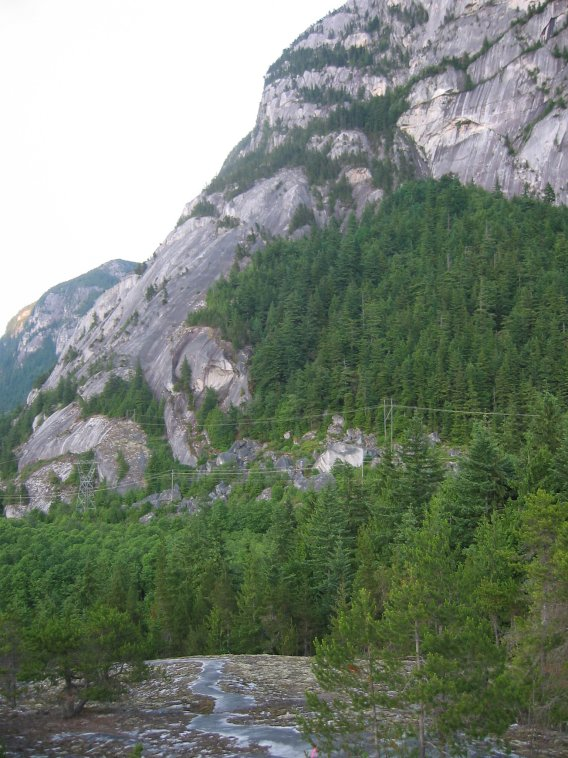
#> input picture Computer_Vision/class7/test/mb/100-0023_img.jpg, 568 x 758 px
$ jupyter execute --allow-errors class7-ex1.ipynb
#> lines starting #> are read from the running program, lines starting #| are printed output that depends on the picture
## Exercise 1 - Let's find corners

First let's implement harris corner deteciton. Please write a program that finds a corner of the following checker board image.

The image is located at  <b>test/checkerboard.png</b> which is originally from https://github.com/hughesj919/HarrisCorner<br>
Type your code below.

Below is an example.

[cell 1]
from PIL import Image
import matplotlib.pyplot as plt
import numpy as np
import argparse
import operator

def findHarrisCorners(img, window_size, k, thresh):
    """
    Finds and returns list of corners and new image with corners drawn
    :param img: The original image
    :param window_size: The size (side length) of the sliding window
    :param k: Harris corner constant. Usually 0.04 - 0.06
    :param thresh: The threshold above which a corner is counted
    :return:
    """

    #Find x and y derivatives
    dy, dx = np.gradient(img)
    Ixx = dx**2
    Ixy = dy*dx
    Iyy = dy**2
    height = img.shape[0]
    width = img.shape[1]

    cornerList = []
    newImg = Image.fromarray(np.uint8(img))  # prepare a color image for visualization
    color_img = Image.new("RGBA", newImg.size)
    color_img.paste(newImg)

    offset = int(window_size/2) # offset of the windowsize
    pixels = color_img.load() # a pointer to the pixel values

    #Loop through image and find our corners
    print("Finding Corners...")
    for y in range(offset, height-offset):
        for x in range(offset, width-offset):
            #Calculate sum of squares
            windowIxx = Ixx[y-offset:y+offset+1, x-offset:x+offset+1]
            windowIxy = Ixy[y-offset:y+offset+1, x-offset:x+offset+1]
            windowIyy = Iyy[y-offset:y+offset+1, x-offset:x+offset+1]
            Sxx = windowIxx.sum()
            Sxy = windowIxy.sum()
            Syy = windowIyy.sum()

            #Find determinant and trace, use to get corner response
            det = (Sxx * Syy) - (Sxy**2)
            trace = Sxx + Syy
            r = det - k*(trace**2)
            #if y%70 == 0 and x%50 == 0:
            #    print(r)

            #If corner response is over threshold, color the point and add to corner list
            if r > thresh:
                #print(x, y, r)
                cornerList.append([x, y, r])
                pixels[x,y] = (0,0,255)

    return color_img, cornerList


def findCorners(window_size, k, thresh, in_img_path, out_img_path):

    print("window size: " + str(window_size))
    print("number of corners: " + str(k))
    print("corner threshold: " + str(thresh))
    print("image file: " + in_img_path)

    img = Image.open(in_img_path)

    if img is not None:
        gray= img.convert('L')
        pix = np.asarray(gray)
        print( "image size: " +str(pix.shape))

        finalImg, cornerList = findHarrisCorners(pix, int(window_size), float(k), int(thresh))
        finalImg.save(out_img_path)

        # Write top 100 corners to file
        listsize = len(cornerList)
        cornerList.sort(key=operator.itemgetter(2))
        outfile = open('corners.txt', 'w')
        if listsize > 100:
            listsize = 100
        for i in range(listsize):
            outfile.write(str(cornerList[i][0]) + ' ' + str(cornerList[i][1]) + ' ' + str(cornerList[i][2]) + '\n')
        outfile.close()
    else:
        print("Cannot open"+in_img_path)

    print("done!")

Once your code is ready, let's run it.

[cell 2]
win_size = 5 # Window size
k = 0.06 # k value for finding corners
thresh = 10000
in_img_path = 'test/checkerboard.png'
out_img_path = 'harris_checker.png'

#> (the rest of this cell did not finish here and is left out)


You will probably see an image like the one below.

But if you try with a more natural image, you would probably be dissappointed. The original images are from http://matthewalunbrown.com/autostitch/autostitch.html


[cell 3]
#in_img_path = 'test/pj/Rainier1.png'
in_img_path = 'test/mb/100-0023_img.jpg'
#> in_img_path = 'test/mb/100-0023_img.jpg'
out_img_path = 'harris_mb.png'
findCorners(win_size, k, thresh, in_img_path, out_img_path)
#> call 2 of findCorners, with window_size = 5, k = 0.06, thresh = 10000, in_img_path = 'test/mb/100-0023_img.jpg', out_img_path = 'harris_mb.png'
#> in findCorners, img is the input picture: PIL image 568x758 RGB; mean R, G, B 119.3, 130, 116.1
#> in findCorners (call 2), `gray= img.convert('L')`:
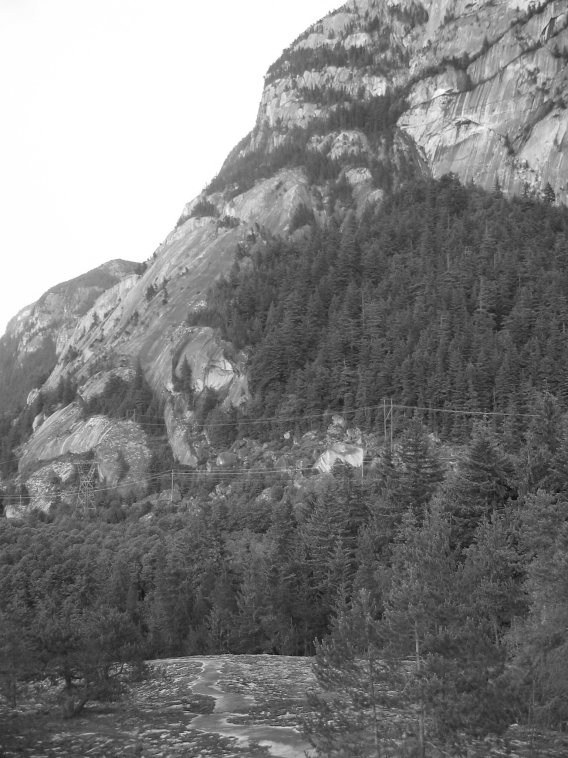
#> gray: PIL image 568x758 L; min 11, max 255, mean 125.2
#| image size: (758, 568)
#> in findHarrisCorners, `dy, dx = np.gradient(img)`:
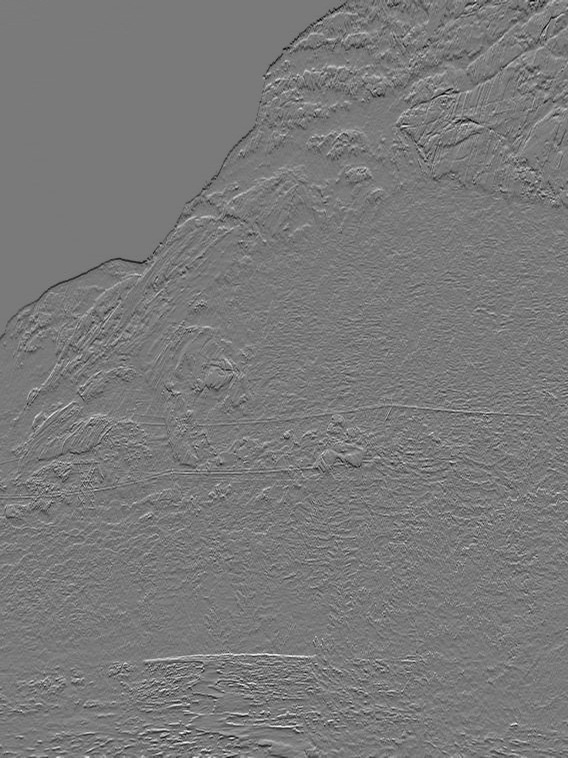
#> dy: shape (758, 568) float64; min -71, max 77, mean -0.2; drawn with min black and max white
#> in findHarrisCorners, `dy, dx = np.gradient(img)`:
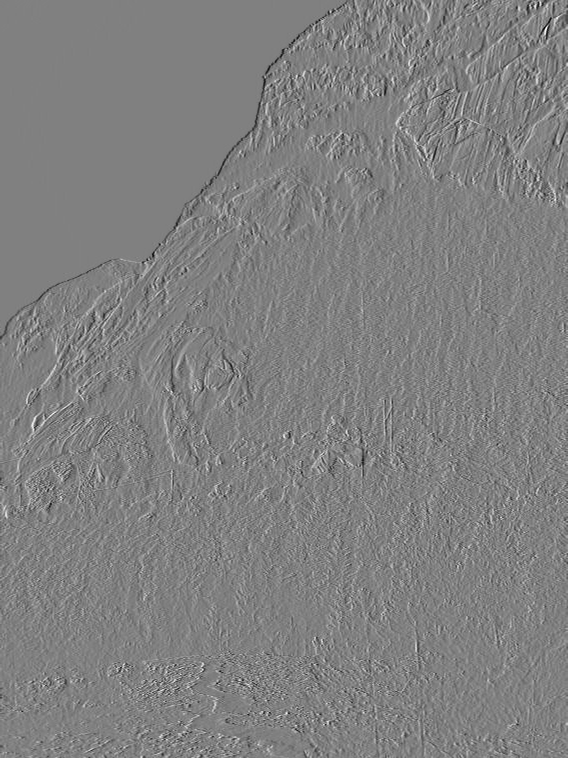
#> dx: shape (758, 568) float64; min -69.5, max 68, mean -0.1; drawn with min black and max white
#> in findHarrisCorners, `Ixx = dx**2`:
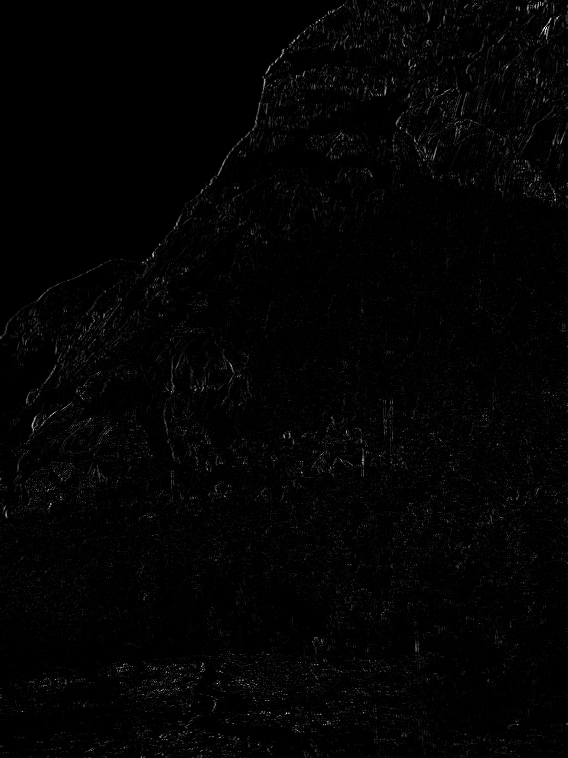
#> Ixx: shape (758, 568) float64; min 0, max 4830.2, mean 69.3; drawn with min black and max white
#> in findHarrisCorners, `Ixy = dy*dx`:
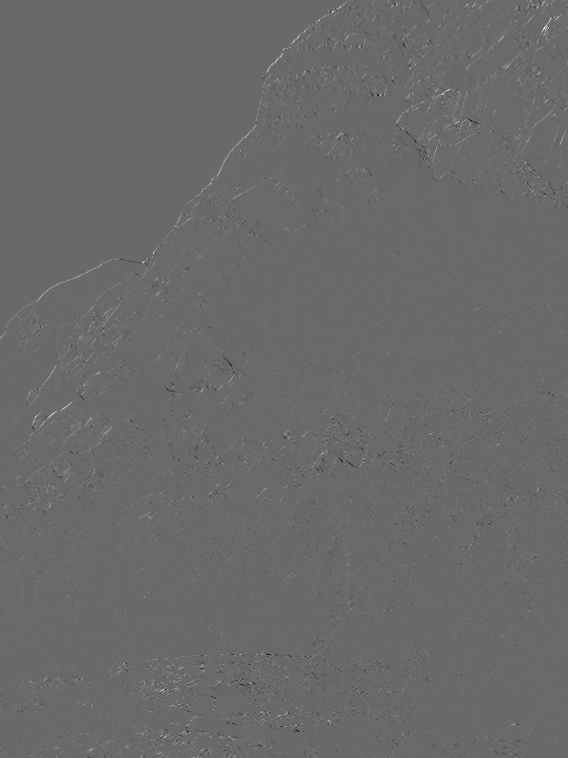
#> Ixy: shape (758, 568) float64; min -2952, max 4153.5, mean 10.2; drawn with min black and max white
#> in findHarrisCorners, `color_img = Image.new("RGBA", newImg.size)`: color_img: PIL image 568x758 RGBA; every value is 0
#> after the loop in findHarrisCorners, `for y in range(offset, height-offset):`: cornerList = 351810 items
#> in findCorners (call 2), `finalImg, cornerList = findHarrisCorners(pix, int(window_size), float(..`:
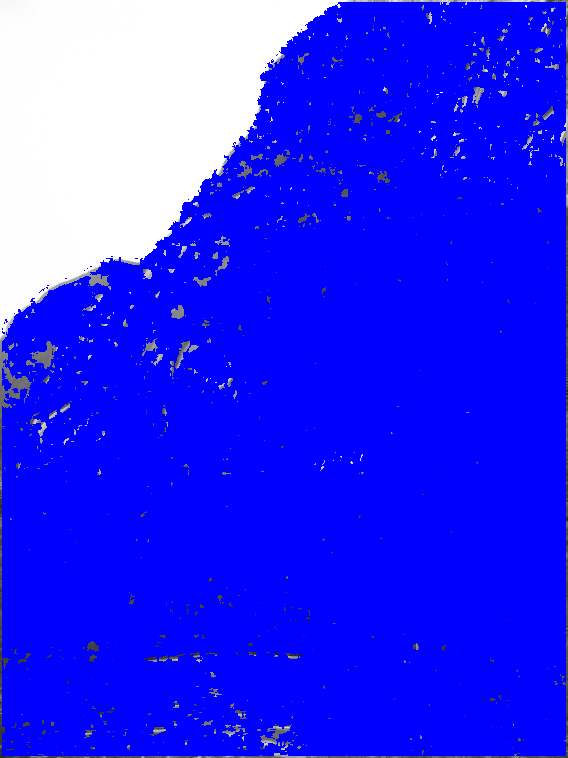
#> finalImg: PIL image 568x758 RGBA; mean R, G, B, A 42.3, 42.3, 250.7, 255
#> in findCorners (call 2), `listsize = len(cornerList)`: listsize = 351810

You would see too many detected corners.

Increasing the threshold makes better results,

[cell 4]
win_size = 5 # Window size
thresh = 25000000000
findCorners(win_size, k, thresh, in_img_path, out_img_path)
#| image size: (758, 568)

$ run again, with Computer_Vision/class7/test/pj/Rainier1.png saved as Computer_Vision/class7/test/mb/100-0023_img.jpg
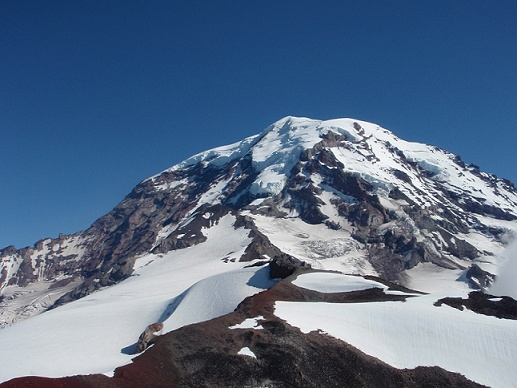
#> input picture Computer_Vision/class7/test/pj/Rainier1.png, 517 x 388 px
#> in_img_path = 'test/mb/100-0023_img.jpg'
#> in findCorners, img is the input picture: PIL image 517x388 RGB; mean R, G, B 88.9, 109.3, 135.8
#| image size: (388, 517)
#> in findHarrisCorners, `Iyy = dy**2`:
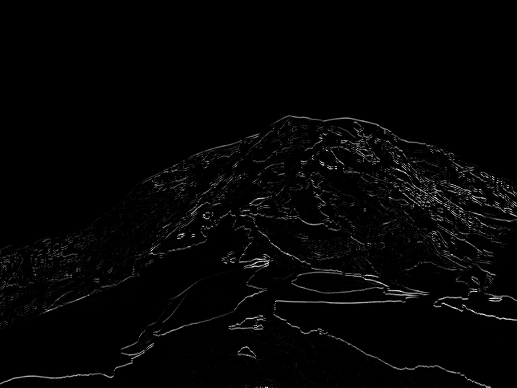
#> Iyy: shape (388, 517) float64; min 0, max 15129, mean 279.4; drawn with min black and max white
#> after the loop in findHarrisCorners, `for y in range(offset, height-offset):`: cornerList = 77773 items
#> in findCorners (call 2), `finalImg, cornerList = findHarrisCorners(pix, int(window_size), float(..`:
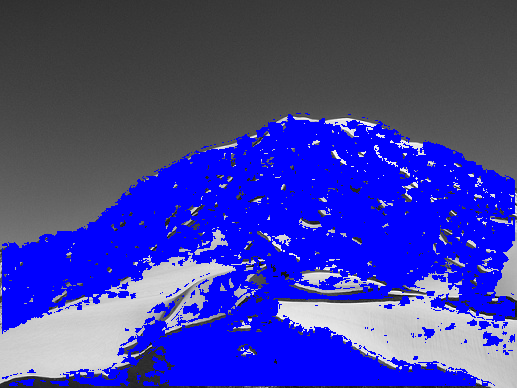
#> finalImg: PIL image 517x388 RGBA; mean R, G, B, A 63.5, 63.5, 162.4, 255
#> listsize = 77773
#| image size: (388, 517)

$ run again, with Computer_Vision/class7/test/mb/100-0024_img.jpg copied over Computer_Vision/class7/test/mb/100-0023_img.jpg
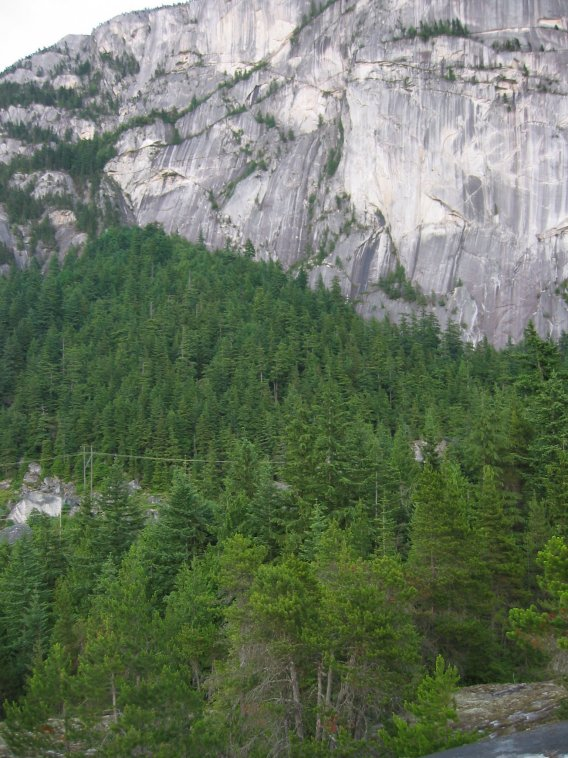
#> input picture Computer_Vision/class7/test/mb/100-0024_img.jpg, 568 x 758 px
#> in_img_path = 'test/mb/100-0023_img.jpg'
#> in findCorners, img is the input picture: PIL image 568x758 RGB; mean R, G, B 105.2, 117.4, 96.9
#| image size: (758, 568)
#> in findHarrisCorners, `Ixy = dy*dx`:
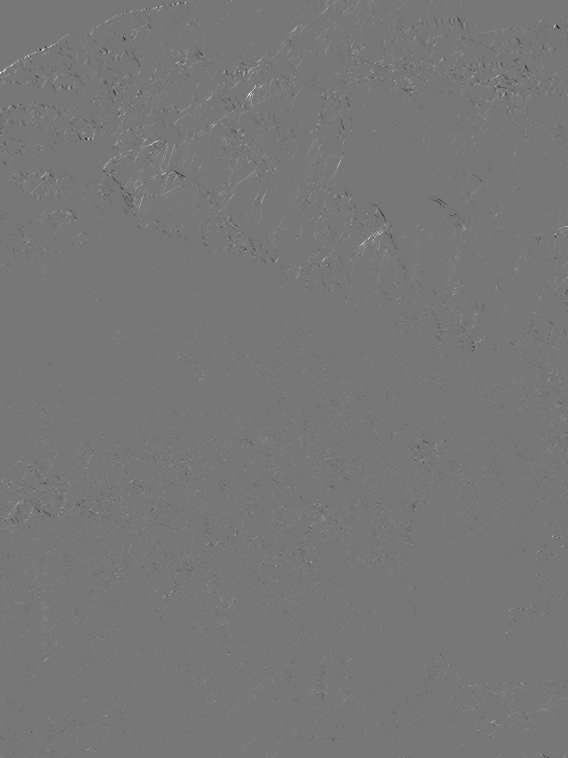
#> Ixy: shape (758, 568) float64; min -3531, max 4002, mean 4.3; drawn with min black and max white
#> after the loop in findHarrisCorners, `for y in range(offset, height-offset):`: cornerList = 404764 items
#> in findCorners (call 2), `finalImg, cornerList = findHarrisCorners(pix, int(window_size), float(..`:
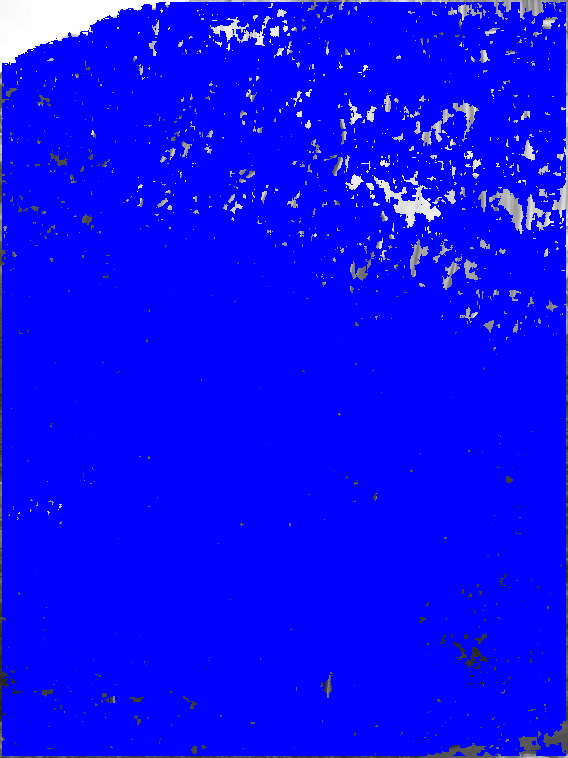
#> finalImg: PIL image 568x758 RGBA; mean R, G, B, A 10, 10, 249.8, 255
#> listsize = 404764
#| image size: (758, 568)

$ run again, with Computer_Vision/class7/test/mb/100-0025_img.jpg copied over Computer_Vision/class7/test/mb/100-0023_img.jpg
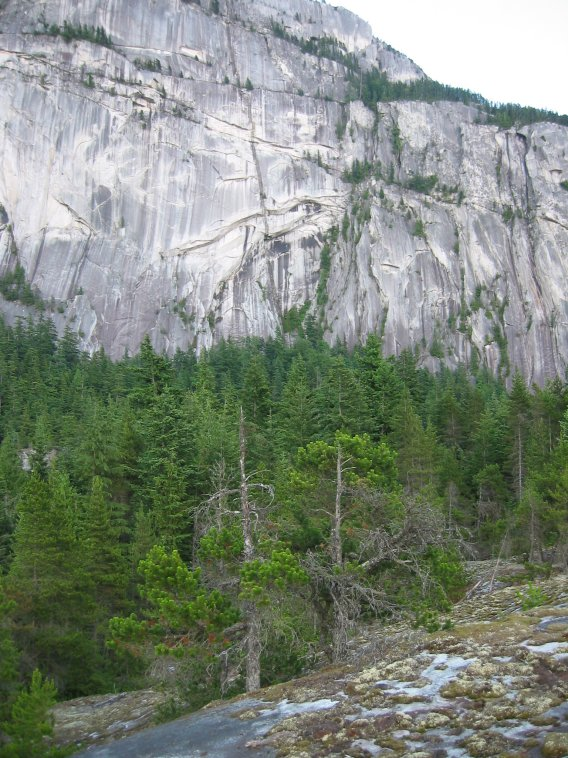
#> input picture Computer_Vision/class7/test/mb/100-0025_img.jpg, 568 x 758 px
#> in_img_path = 'test/mb/100-0023_img.jpg'
#> in findCorners, img is the input picture: PIL image 568x758 RGB; mean R, G, B 127, 136.2, 123.6
#| image size: (758, 568)
#> in findHarrisCorners, `Iyy = dy**2`:
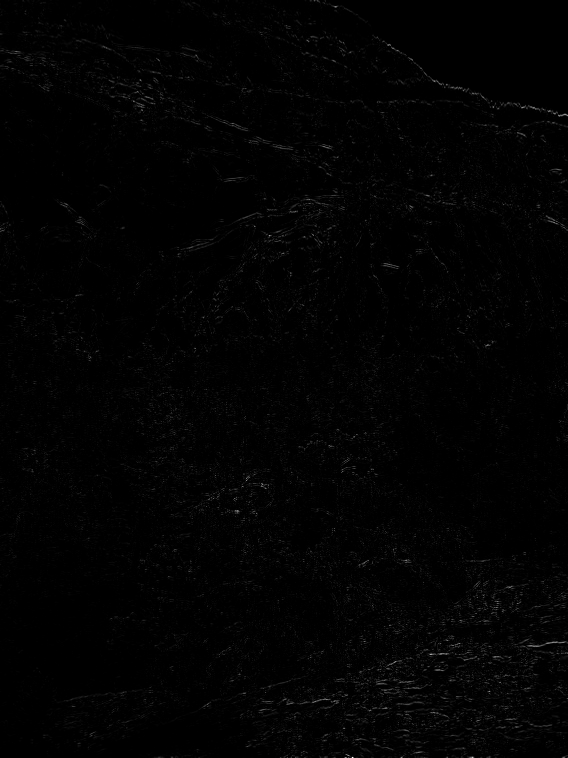
#> Iyy: shape (758, 568) float64; min 0, max 11449, mean 117.9; drawn with min black and max white
#> after the loop in findHarrisCorners, `for y in range(offset, height-offset):`: cornerList = 393350 items
#> in findCorners (call 2), `finalImg, cornerList = findHarrisCorners(pix, int(window_size), float(..`:
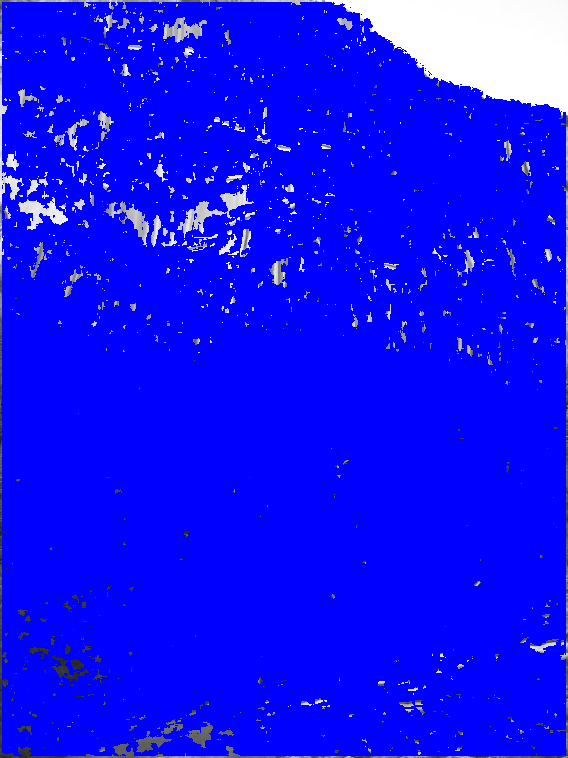
#> finalImg: PIL image 568x758 RGBA; mean R, G, B, A 17.3, 17.3, 250.3, 255
#> listsize = 393350
#| image size: (758, 568)
